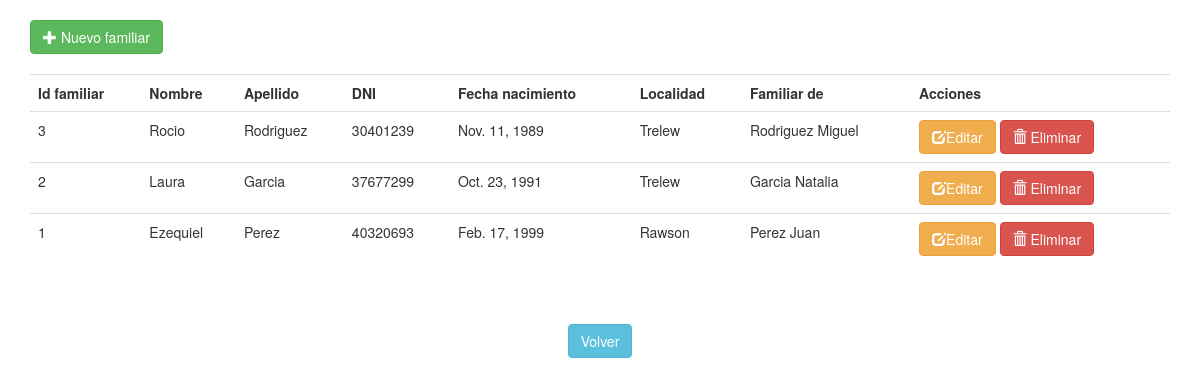
The app's page /pasajes/familiar with its own data.
### pasajes/models.py (models this page shows, shortened)
class Familiar(models.Model):
	id=models.AutoField(unique=True,primary_key=True)
	nombre=models.CharField(max_length=200)
	apellido=models.CharField(max_length=200)
	documento=models.IntegerField(unique=True)
	id_agente=models.ForeignKey(Agente, on_delete=models.CASCADE,verbose_name="Agente")
	id_localidad=models.ForeignKey(Localidad, on_delete=models.CASCADE,verbose_name="Localidad")
	fecha_nacimiento=models.DateField()

class Localidad(models.Model):
	id=models.AutoField(unique=True,primary_key=True)
	nombre=models.CharField(max_length=200)

class Agente(models.Model):
	id=models.AutoField(unique=True,primary_key=True)
	nombre=models.CharField(max_length=200)
	apellido=models.CharField(max_length=200)
	documento=models.IntegerField(unique=True)
	fecha_nacimiento=models.DateField()
	id_localidad=models.ForeignKey(Localidad, on_delete=models.CASCADE,verbose_name="Localidad")

### pasajes/views.py (the view)
# urls.py: path('familiar', views.indexFamiliarView, name='familiar'),
def indexFamiliarView(request):
	familiares=Familiar.objects.all().order_by('-id')
	context={
		'familiares':familiares,
	}
	return render(request, 'indexFamiliar.html', context)

### pasajes/templates/indexFamiliar.html
{% extends "plantillaBase.html" %}
{% block contenido %}
<br>
<a href="{% url 'altaFamiliar' %}" class="btn btn-success"><span class="glyphicon glyphicon-plus"></span> Nuevo familiar</a>
<br><br>
	{% if familiares %}
	<table class="table table-hover">
		<tr>
			<th>Id familiar</th>
			<th>Nombre</th>
			<th>Apellido</th>
			<th>DNI</th>
			<th>Fecha nacimiento</th>
			<th>Localidad</th>
			<th>Familiar de</th>
			<th>Acciones</th>
		</tr>
	    {% for familiar in familiares %}
	    	<tr>
	        	<td>{{ familiar.id }}</td>
	        	<td>{{ familiar.nombre }}</td>
	        	<td>{{ familiar.apellido }}</td>
	        	<td>{{ familiar.documento }}</td>
	        	<td>{{ familiar.fecha_nacimiento }}</td>
	        	<td>{{ familiar.id_localidad.nombre }}</td>
	        	<td>{{ familiar.id_agente.apellido  }} {{ familiar.id_agente.nombre }}</td>
	        	<td>
	        		<a href="{% url 'modificacionFamiliar' familiar.id %}" class="btn btn-warning"><span class="glyphicon glyphicon-edit"></span>Editar</a>
	        		<a href="{% url 'bajaFamiliar' familiar.id %}" class="btn btn-danger"><span class="glyphicon glyphicon-trash"></span> Eliminar</a>
	        	</td>
	    	</tr>
	    {% endfor %}
	</table>
{% else %}
    <p>No hay familiares a mostrar</p>
{% endif %}
		<br><br>
    	<center><a href="{% url 'index' %}"  class="btn btn-info">Volver</a></center>
{% endblock %}

### records on screen
Familiar: id "3", nombre "Rocio", apellido "Rodriguez", documento "30401239", fecha_nacimiento "Nov. 11, 1989", id_localidad.nombre "Trelew", id_agente.apellido "Rodriguez", id_agente.nombre "Miguel"
Familiar: id "2", nombre "Laura", apellido "Garcia", documento "37677299", fecha_nacimiento "Oct. 23, 1991", id_localidad.nombre "Trelew", id_agente.apellido "Garcia", id_agente.nombre "Natalia"
Familiar: id "1", nombre "Ezequiel", apellido "Perez", documento "40320693", fecha_nacimiento "Feb. 17, 1999", id_localidad.nombre "Rawson", id_agente.apellido "Perez", id_agente.nombre "Juan"
